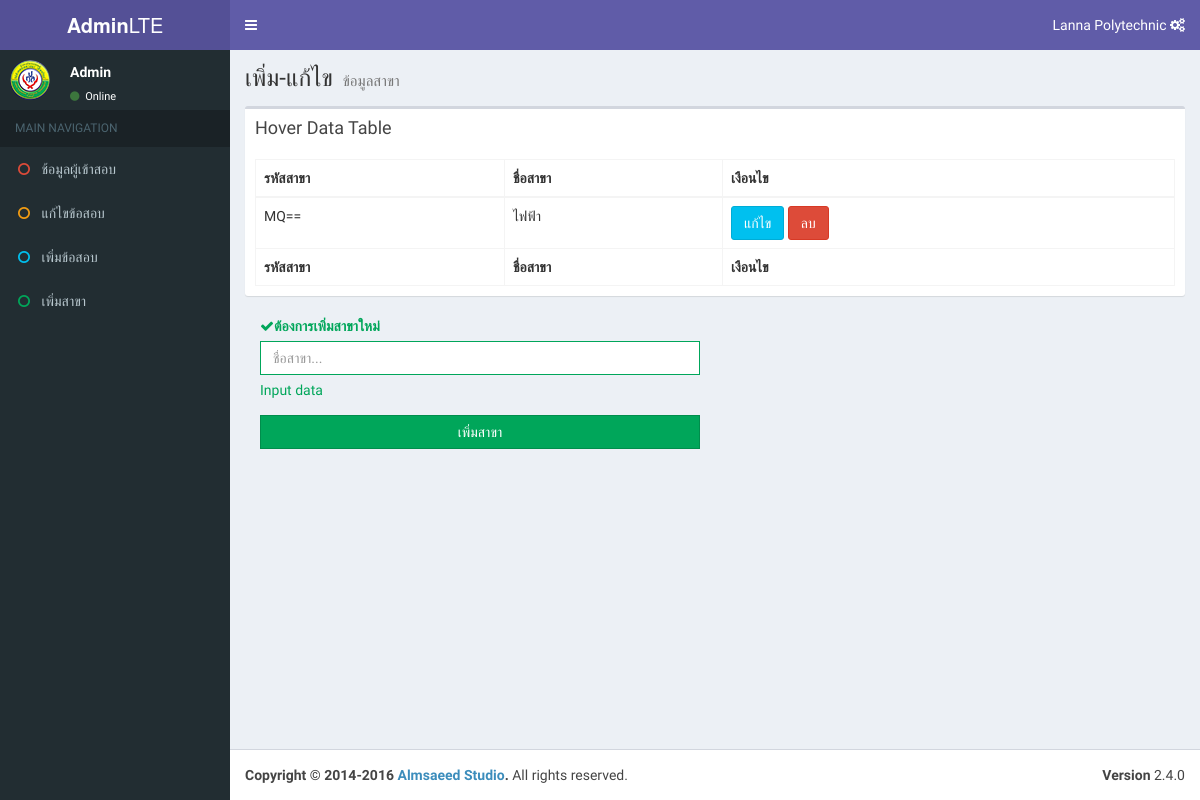
Page /admin/major.php (signed in) on the earlier database version.
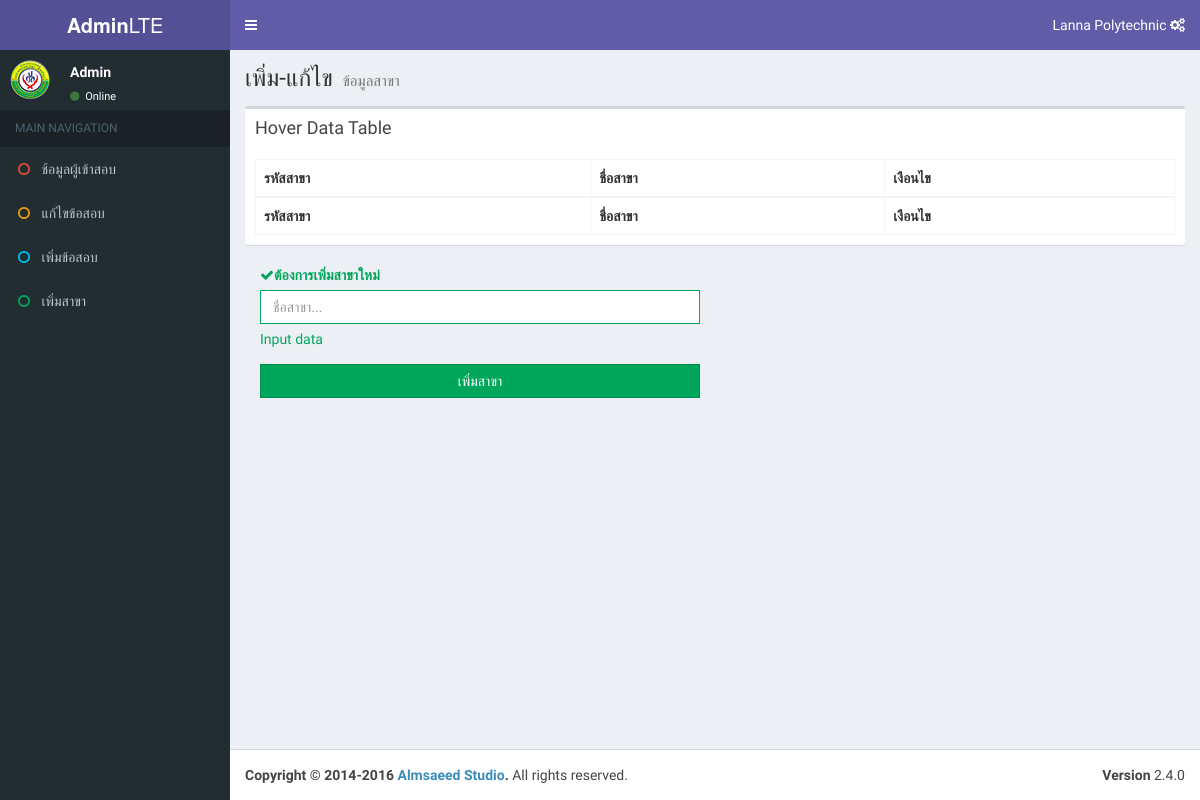
Same page on the later database version.
### tables this page shows
CREATE TABLE `major` (
  `major_id` int(11) NOT NULL,
  `name` text NOT NULL
);

### class.php (called while the page is built, shortened)
<?php
	class pimmy_work
	{
		private $link;
		function __construct()
		{
			$host = 'localhost';
			$user = 'root';
			$pass = '';
			$table = 'pimmy_work';
			$this->link = mysqli_connect($host,$user,$pass,$table) or die(mysqli_error());
			mysqli_set_charset($this->link,'utf8');
		}
		public function showallmajor()
		{
			$sql = "SELECT * FROM `major`";
			$this->data_major = mysqli_query($this->link,$sql);
		}
	}
?>

### admin/major.php (the view, shortened to what the changed rows need)
<?php
  require'../class.php';
  $obj = new pimmy_work();
  $obj->showallmajor();
  $result = $obj->data_major;
?>
<!DOCTYPE html>
<html>
<head>
  <link rel="stylesheet" href="assets/css/bootstrap.min.css">
  <link rel="stylesheet" type="text/css" href="../assets/font/css/font-awesome.min.css">
  <link rel="stylesheet" href=".assets/css/ionicons.min.css">
  <link rel="stylesheet" href="assets/css/dataTables.bootstrap.min.css">
  <link rel="stylesheet" href="assets/css/AdminLTE.min.css">
  <link rel="stylesheet" href="assets/css/_all-skins.min.css">
</head>
<body class="sidebar-mini skin-purple" style="height: auto; min-height: 100%;">
<div class="wrapper">
  <div class="content-wrapper">
    <section class="content-header">
      <h1>
        เพิ่ม-แก้ไข
        <small> ข้อมูลสาขา</small>
      </h1>
    </section>
    <section class="content">
      <div class="row">
        <div class="col-xs-12">
          <div class="box">
            <div class="box-body">
              <table class="table table-bordered table-hover">
                <thead>
                <tr>
                  <th>รหัสสาขา</th>
                  <th>ชื่อสาขา</th>
                  <th>เงือนไข</th>
                </tr>
                </thead>
                <tbody>
                  <?php
                    while ($data_show = mysqli_fetch_assoc($result))
                    {
                      echo '<tr>
                            <td>'.base64_encode($data_show['major_id']).'</td>
                            <td id="chang_'.$data_show['major_id'].'">'.$data_show['name'].'</td>
                            <td>
                             <div class="">
                              <div class="btn-group">
                               <button id="bt_c'.$data_show['major_id'].'" onclick="change_major('.$data_show['major_id'].')" type="button" class="btn btn-info">แก้ไข</button>
                              </div>
                              <div class="btn-group">
                               <button onclick="delete_major('.$data_show['major_id'].')" type="button" class="btn btn-danger">ลบ</button>
                              </div>
                             </div>
                            </td>';
                    }
                  ?>
                </tr>
                </tbody>
                <tfoot>
                <tr>
                  <th>รหัสสาขา</th>
                  <th>ชื่อสาขา</th>
                  <th>เงือนไข</th>
                </tr>
                </tfoot>
              </table>
            </div>
          </div>
        </div>
      </div>
    </section>
  </div>
</div>
</body>
</html>

Differences in the rows shown:
removed major: major_id "MQ==", name "ไฟฟ้า"
